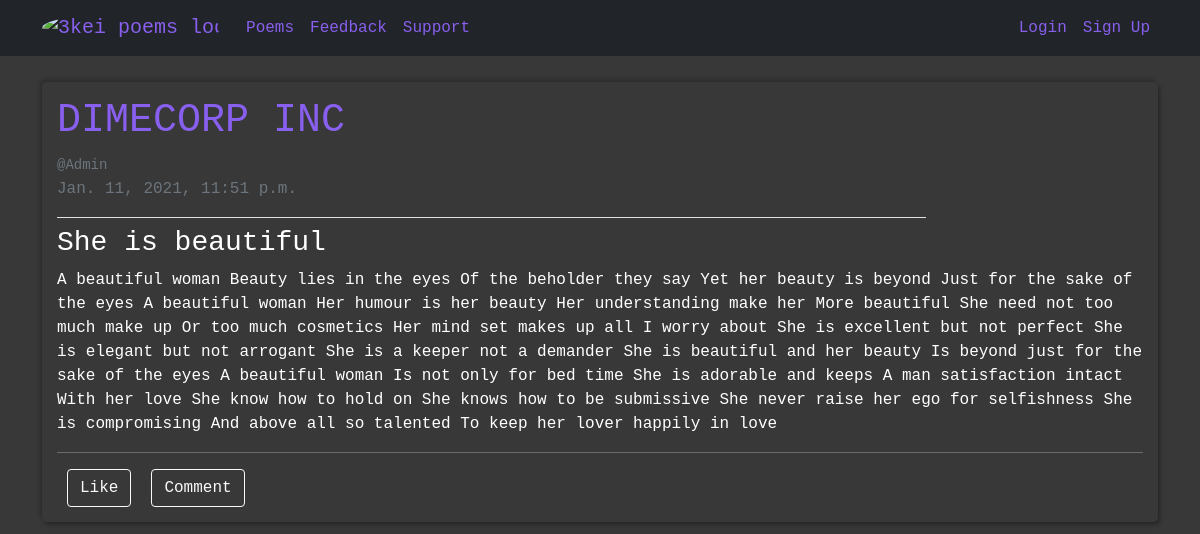
Page /poem/detail/2/ on the committed database.
### quikTasks/models.py (models this page shows, shortened)
class Poem(models.Model):
    title = models.CharField(max_length=100, blank=True, null=True)
    category = models.CharField(max_length=255, null=True, blank=True)
    description = models.TextField(null=True)
    date_created = models.DateTimeField(auto_now_add=True)
    likes = models.IntegerField(default=10)
    author = models.ForeignKey(User, on_delete=models.CASCADE)

### quikTasks/views.py (the view)
# urls.py: path('poem/detail/<int:pk>/', PoemDetailView.as_view(), name="detail"),
class PoemDetailView(DetailView):
    model = Poem

### quikTasks/templates/quikTasks/poem_detail.html
{% extends 'quikTasks/layout.html' %}
{% block content %}
<div class="container">
   <div class="row my-3">
      <div class="col-12">
         <div class="poem-section">
            <div>
               {% if poem.author == user %}
               <section>
                  <h1 class="text-uppercase">{{poem.author.first_name}} {{poem.author.last_name}}</h1>
                  <small class="text-muted">@{{poem.author.username}}</small>
                  <p class="text-muted">{{poem.date_created}}</p>
               </section>
               <section class="mb-2">
                  <a class="btn btn-outline-info btn-sm" href="{% url 'poem-update' poem.id %}">Update</a>
                  <a class="btn btn-outline-danger btn-sm" href="{% url 'poem-delete' poem.id %}">Delete</a>
               </section>
               {% else %}
               <a href="{% url 'user-poems' poem.author.username %}">
                  <h1 class="text-uppercase">{{poem.author.first_name}} {{poem.author.last_name}}</h1>
                  <small class="text-muted">@{{poem.author.username}}</small>
                  <p class="text-muted">{{poem.date_created}}</p>
               </a>
               {% endif %}
            </div>
            <legend class="border-bottom" style="width: 80%;"></legend>
            <h3>{{poem.title}}</h3>
            <p>{{poem.description}}</p>
            <hr>
            <div class="comment">
               <div class="like">
                  <button class="btn btn-outline-light">Like</button>
               </div>
               <div class="like">
                  <button class="btn btn-outline-light">Comment</button>
               </div>
            </div>
         </div>
      </div>
   </div>
</div>
{% endblock content %}

### quikTasks/static/quikTasks/css/main.css (style rules this page uses)
* { margin: 0; padding: 0; font-family: monospace, Arial, Helvetica, sans-serif; }
body { background-color: #383838; color: #fff !important; }
a { color: #885fee !important; }
.poem-section { margin: 10px 0; padding: 15px; border-radius: 5px; box-shadow: -2px -3px 4px 0 rgba(0, 0, 0, 0.2), 2px 3px 4px 0 rgba(0, 0, 0, 0.3); }
.comment { display: flex; flex-direction: row; }
.like { margin: 0 10px; }

### quikTasks/static/quikTasks/css/profile.css (style rules this page uses)
a { text-decoration: none; color: #fff; }

### rows in the picture
Poem: author.first_name "DIMECORP", author.last_name "INC", author.username "Admin", date_created "Jan. 11, 2021, 11:51 p.m.", title "She is beautiful", description "A beautiful woman Beauty lies in the eyes Of the beholder they say Yet her beauty is beyond Just for the sake of the eyes A beautiful woman Her humour is her beauty Her understanding make her More beautiful She need not too much make up Or too much cosmetics Her mind set makes up all I worry about She is excellent but not perfect She is elegant but not arrogant She is a keeper not a demander She is beautiful and her beauty Is beyond just for the sake of the eyes A beautiful woman Is not only for bed time She is adorable and keeps A man satisfaction intact With her love She know how to hold on She knows how to be submissive She never raise her ego for selfishness She is compromising And…"
